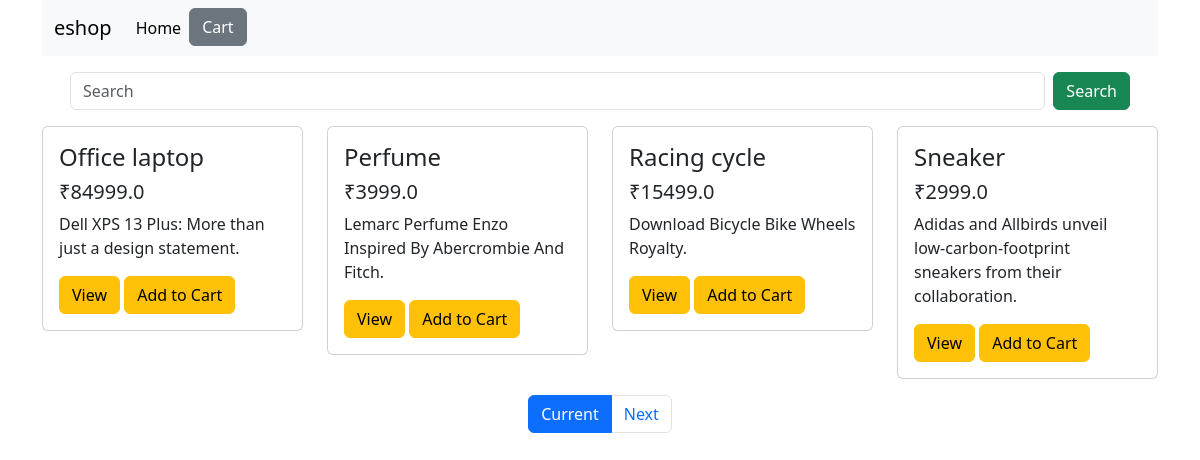
The page / on the database its author committed.
### shop/models.py (models this page shows, shortened)
class Product(models.Model):
    title = models.CharField(max_length=100)
    price = models.FloatField()
    discounted_price = models.FloatField()
    description = models.TextField()
    catagory = models.CharField(max_length=100)
    rating = models.IntegerField(default=1, validators=[MinValueValidator(1), MaxValueValidator(5)])
    image = models.CharField(max_length=500)

### shop/views.py (the view)
# urls.py: path('', views.show_items, name = 'show_items'),
def show_items(request):
    items = Product.objects.all().order_by("title")
    search_val = request.GET.get("search")
    if search_val != "" and search_val is not None:
        items = items.filter(title__icontains=search_val)
    paginator = Paginator(items, 4)
    page_num = request.GET.get("page")
    item_object = paginator.get_page(page_num)
    return render(request, "shop/index.html", {"items": item_object})

### shop/templates/shop/index.html (shortened to what this page needs)
<!DOCTYPE html>
<html lang="en">
<head>
    <link href="https://cdn.jsdelivr.net/npm/bootstrap@5.3.2/dist/css/bootstrap.min.css" rel="stylesheet">
</head>
</head>
<body>
    <div class="container">
        <div class="row">
            <div class="col-md-12">
                <nav class="navbar navbar-expand-lg bg-body-tertiary">
                    <div class="container-fluid">
                      <a class="navbar-brand" href="#">eshop</a>
                      <div class="collapse navbar-collapse" id="navbarNav">
                        <ul class="navbar-nav">
                          <li class="nav-item">
                            <a class="nav-link active" aria-current="page" href="#">Home</a>
                          </li>
                          <li class="nav-item">
                            <button id="cart" data-html="true" type="button" class="btn btn-secondary" data-container="body" data-toggle="popover" data-placement="bottom" data-content="Vivamus
                            sagittis lacus vel augue laoreet rutrum faucibus.">
                              Cart
                            </button>
                        </li>
                        </ul>
                      </div>
                    </div>
                </nav>
            </div>
        </div>
        <div class="row m-3">
            <div class="col-md-12">
                <form class="d-flex" role="search">
                    <input class="form-control me-2" type="search" placeholder="Search" aria-label="Search" name="search">
                    <button class="btn btn-success" type="submit">Search</button>
                </form>
            </div>
        </div>
        <div class="row">
            {% for item in items %}
            <div class="col-md-3 mb-3">
                <div class="card">
                    <div class="card-body">
                        <h4 id="nm{{ item.id }}" class="card-title">{{ item.title }}</h4>
                        <h5 id="price{‌{ item.id }}" class="card-text">₹{{ item.price }}</h5>
                        <p class="card-text">{{ item.description }}</p>
                        <a href="/{{ item.id }}" class="btn btn-warning">View</a>
                        <button id="{‌{item.id}}" class="btn btn-warning">Add to Cart</button>
                    </div>
                </div>
            </div>
            {% endfor %}
        </div>
        <div class="row">
            <nav aria-label="Page navigation example">
                <ul class="pagination justify-content-center">
                    <li class="page-item active">
                        <a class="page-link" href="?page= {{ items.number }}">Current</a>
                    </li>
                    {% if items.has_next %}
                        <li class="page-item">
                            <a class="page-link" href="?page= {{ items.next_page_number }}">Next</a>
                        </li>
                    {% endif %}
                </ul>
            </nav>
        </div>
    </div>
</body>
</html>

### rows shown on the page
Product: title "Office laptop", price "84999.0", description "Dell XPS 13 Plus: More than just a design statement."
Product: title "Perfume", price "3999.0", description "Lemarc Perfume Enzo Inspired By Abercrombie And Fitch."
Product: title "Racing cycle", price "15499.0", description "Download Bicycle Bike Wheels Royalty."
Product: title "Sneaker", price "2999.0", description "Adidas and Allbirds unveil low-carbon-footprint sneakers from their collaboration."
